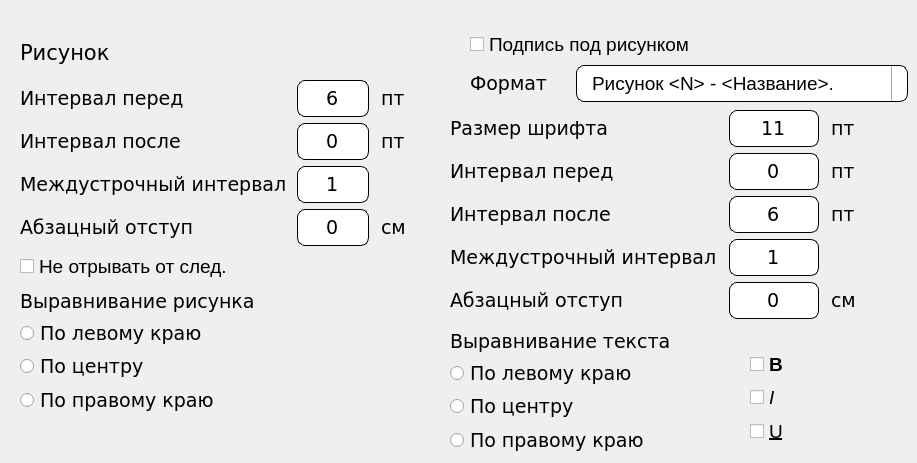
   <widget class="QWidget" name="tab_6">
    <attribute name="title">
     <string>Картинки</string>
    </attribute>
    <widget class="QWidget" name="gridLayoutWidget_46">
     <property name="geometry">
      <rect>
       <x>20</x>
       <y>30</y>
       <width>391</width>
       <height>251</height>
      </rect>
     </property>
     <layout class="QGridLayout" name="gridLayout_46">
      <item row="4" column="2">
       <widget class="QLabel" name="labelSettings_176">
        <property name="font">
         <font>
          <family>Verdana</family>
          <pointsize>14</pointsize>
          <weight>50</weight>
          <italic>false</italic>
          <bold>false</bold>
         </font>
        </property>
        <property name="mouseTracking">
         <bool>false</bool>
        </property>
        <property name="text">
         <string> см</string>
        </property>
       </widget>
      </item>
      <item row="0" column="0">
       <widget class="QLabel" name="labelSettings_179">
        <property name="font">
         <font>
          <family>Verdana</family>
          <pointsize>16</pointsize>
          <weight>50</weight>
          <italic>false</italic>
          <bold>false</bold>
         </font>
        </property>
        <property name="mouseTracking">
         <bool>false</bool>
        </property>
        <property name="text">
         <string>Рисунок</string>
        </property>
       </widget>
      </item>
      <item row="4" column="0">
       <widget class="QLabel" name="labelSettings_175">
        <property name="font">
         <font>
          <family>Verdana</family>
          <pointsize>14</pointsize>
          <weight>50</weight>
          <italic>false</italic>
          <bold>false</bold>
         </font>
        </property>
        <property name="mouseTracking">
         <bool>false</bool>
        </property>
        <property name="text">
         <string>Абзацный отступ</string>
        </property>
       </widget>
      </item>
      <item row="1" column="2">
       <widget class="QLabel" name="labelSettings_174">
        <property name="font">
         <font>
          <family>Verdana</family>
          <pointsize>14</pointsize>
          <weight>50</weight>
          <italic>false</italic>
          <bold>false</bold>
         </font>
        </property>
        <property name="mouseTracking">
         <bool>false</bool>
        </property>
        <property name="text">
         <string> пт </string>
        </property>
       </widget>
      </item>
      <item row="2" column="0">
       <widget class="QLabel" name="labelSettings_173">
        <property name="font">
         <font>
          <family>Verdana</family>
          <pointsize>14</pointsize>
          <weight>50</weight>
          <italic>false</italic>
          <bold>false</bold>
         </font>
        </property>
        <property name="mouseTracking">
         <bool>false</bool>
        </property>
        <property name="text">
         <string>Интервал после</string>
        </property>
       </widget>
      </item>
      <item row="1" column="1">
       <widget class="QLineEdit" name="LEPictureSpacingBefore">
        <property name="maximumSize">
         <size>
          <width>90</width>
          <height>37</height>
         </size>
        </property>
        <property name="font">
         <font>
          <family>Verdana</family>
          <pointsize>14</pointsize>
         </font>
        </property>
        <property name="styleSheet">
         <string notr="true">QLineEdit {
  border-radius: 8px;
  border: 1px solid black;
  padding: 5px 15px;
}

QLineEdit:focus {
  border: 1px solid yellow;
}

QLineEdit::placeholder {
  color: #767e89;
}</string>
        </property>
        <property name="text">
         <string>6</string>
        </property>
        <property name="alignment">
         <set>Qt::AlignCenter</set>
        </property>
       </widget>
      </item>
      <item row="3" column="0">
       <widget class="QLabel" name="labelSettings_167">
        <property name="font">
         <font>
          <family>Verdana</family>
          <pointsize>14</pointsize>
          <weight>50</weight>
          <italic>false</italic>
          <bold>false</bold>
         </font>
        </property>
        <property name="mouseTracking">
         <bool>false</bool>
        </property>
        <property name="text">
         <string>Междустрочный интервал </string>
        </property>
       </widget>
      </item>
      <item row="2" column="1">
       <widget class="QLineEdit" name="LEPictureSpacingAfter">
        <property name="maximumSize">
         <size>
          <width>90</width>
          <height>37</height>
         </size>
        </property>
        <property name="font">
         <font>
          <family>Verdana</family>
          <pointsize>14</pointsize>
         </font>
        </property>
        <property name="styleSheet">
         <string notr="true">QLineEdit {
  border-radius: 8px;
  border: 1px solid black;
  padding: 5px 15px;
}

QLineEdit:focus {
  border: 1px solid yellow;
}

QLineEdit::placeholder {
  color: #767e89;
}</string>
        </property>
        <property name="text">
         <string>0</string>
        </property>
        <property name="alignment">
         <set>Qt::AlignCenter</set>
        </property>
       </widget>
      </item>
      <item row="1" column="0">
       <widget class="QLabel" name="labelSettings_171">
        <property name="font">
         <font>
          <family>Verdana</family>
          <pointsize>14</pointsize>
          <weight>50</weight>
          <italic>false</italic>
          <bold>false</bold>
         </font>
        </property>
        <property name="mouseTracking">
         <bool>false</bool>
        </property>
        <property name="text">
         <string>Интервал перед </string>
        </property>
       </widget>
      </item>
      <item row="2" column="2">
       <widget class="QLabel" name="labelSettings_172">
        <property name="font">
         <font>
          <family>Verdana</family>
          <pointsize>14</pointsize>
          <weight>50</weight>
          <italic>false</italic>
          <bold>false</bold>
         </font>
        </property>
        <property name="mouseTracking">
         <bool>false</bool>
        </property>
        <property name="text">
         <string> пт </string>
        </property>
       </widget>
      </item>
      <item row="4" column="1">
       <widget class="QLineEdit" name="LEPicturetSpacingParagraph">
        <property name="maximumSize">
         <size>
          <width>90</width>
          <height>37</height>
         </size>
        </property>
        <property name="font">
         <font>
          <family>Verdana</family>
          <pointsize>14</pointsize>
         </font>
        </property>
        <property name="styleSheet">
         <string notr="true">QLineEdit {
  border-radius: 8px;
  border: 1px solid black;
  padding: 5px 15px;
}

QLineEdit:focus {
  border: 1px solid yellow;
}

QLineEdit::placeholder {
  color: #767e89;
}</string>
        </property>
        <property name="text">
         <string>0</string>
        </property>
        <property name="alignment">
         <set>Qt::AlignCenter</set>
        </property>
       </widget>
      </item>
      <item row="3" column="1">
       <widget class="QLineEdit" name="LEPictureSpacingBetween">
        <property name="maximumSize">
         <size>
          <width>90</width>
          <height>37</height>
         </size>
        </property>
        <property name="font">
         <font>
          <family>Verdana</family>
          <pointsize>14</pointsize>
         </font>
        </property>
        <property name="styleSheet">
         <string notr="true">QLineEdit {
  border-radius: 8px;
  border: 1px solid black;
  padding: 5px 15px;
}

QLineEdit:focus {
  border: 1px solid yellow;
}

QLineEdit::placeholder {
  color: #767e89;
}</string>
        </property>
        <property name="text">
         <string>1</string>
        </property>
        <property name="alignment">
         <set>Qt::AlignCenter</set>
        </property>
       </widget>
      </item>
      <item row="5" column="0">
       <widget class="QCheckBox" name="CBPictureNotSpacing">
        <property name="font">
         <font>
          <pointsize>14</pointsize>
          <weight>50</weight>
          <bold>false</bold>
         </font>
        </property>
        <property name="text">
         <string>Не отрывать от след.</string>
        </property>
       </widget>
      </item>
     </layout>
    </widget>
    <widget class="QWidget" name="verticalLayoutWidget_2">
     <property name="geometry">
      <rect>
       <x>470</x>
       <y>30</y>
       <width>438</width>
       <height>74</height>
      </rect>
     </property>
     <layout class="QVBoxLayout" name="verticalLayout_2">
      <item>
       <widget class="QCheckBox" name="CBPictureTitle">
        <property name="font">
         <font>
          <pointsize>14</pointsize>
          <weight>50</weight>
          <bold>false</bold>
         </font>
        </property>
        <property name="text">
         <string>Подпись под рисунком</string>
        </property>
       </widget>
      </item>
      <item>
       <layout class="QGridLayout" name="gridLayout_48">
        <item row="0" column="1">
         <widget class="QComboBox" name="CBPictureTitleFormat">
          <property name="maximumSize">
           <size>
            <width>350</width>
            <height>16777215</height>
           </size>
          </property>
          <property name="font">
           <font>
            <pointsize>14</pointsize>
            <weight>50</weight>
            <bold>false</bold>
           </font>
          </property>
          <property name="styleSheet">
           <string notr="true">QComboBox {
        border-radius: 8px;
        border: 1px solid black;
        padding: 5px 15px;
    }
    QComboBox::drop-down {
        subcontrol-origin: padding;
        subcontrol-position: top right;
        width: 15px;
        border-left-width: 1px;
        border-left-color: darkgray;
        border-left-style: solid; /* just a single line */
        border-top-right-radius: 3px; /* same radius as the QComboBox */
        border-bottom-right-radius: 3px;
    }
    QComboBox::down-arrow {
        image: url(down_arrow.png);
    }
    QComboBox:focus {
        border: 1px solid yellow;
    }
    QComboBox::placeholder {
        color: #767e89;
    }</string>
          </property>
          <item>
           <property name="text">
            <string>Рисунок &lt;N&gt; - &lt;Название&gt;.</string>
           </property>
          </item>
          <item>
           <property name="text">
            <string>&lt;Название&gt;.</string>
           </property>
          </item>
         </widget>
        </item>
        <item row="0" column="0">
         <widget class="QLabel" name="labelSettings_187">
          <property name="maximumSize">
           <size>
            <width>100</width>
            <height>16777215</height>
           </size>
          </property>
          <property name="font">
           <font>
            <family>Verdana</family>
            <pointsize>14</pointsize>
            <weight>50</weight>
            <italic>false</italic>
            <bold>false</bold>
           </font>
          </property>
          <property name="mouseTracking">
           <bool>false</bool>
          </property>
          <property name="text">
           <string>Формат</string>
          </property>
         </widget>
        </item>
       </layout>
      </item>
     </layout>
    </widget>
    <widget class="QWidget" name="layoutWidget_2">
     <property name="geometry">
      <rect>
       <x>450</x>
       <y>110</y>
       <width>436</width>
       <height>211</height>
      </rect>
     </property>
     <layout class="QGridLayout" name="gridLayout_49">
      <item row="3" column="0">
       <widget class="QLabel" name="labelSettings_188">
        <property name="font">
         <font>
          <family>Verdana</family>
          <pointsize>14</pointsize>
          <weight>50</weight>
          <italic>false</italic>
          <bold>false</bold>
         </font>
        </property>
        <property name="mouseTracking">
         <bool>false</bool>
        </property>
        <property name="text">
         <string>Междустрочный интервал </string>
        </property>
       </widget>
      </item>
      <item row="0" column="0">
       <widget class="QLabel" name="labelSettings_197">
        <property name="font">
         <font>
          <family>Verdana</family>
          <pointsize>14</pointsize>
          <weight>50</weight>
          <italic>false</italic>
          <bold>false</bold>
         </font>
        </property>
        <property name="mouseTracking">
         <bool>false</bool>
        </property>
        <property name="text">
         <string>Размер шрифта</string>
        </property>
       </widget>
      </item>
      <item row="0" column="1">
       <widget class="QLineEdit" name="LEPictureFontSize">
        <property name="maximumSize">
         <size>
          <width>90</width>
          <height>37</height>
         </size>
        </property>
        <property name="font">
         <font>
          <family>Verdana</family>
          <pointsize>14</pointsize>
         </font>
        </property>
        <property name="styleSheet">
         <string notr="true">QLineEdit {
  border-radius: 8px;
  border: 1px solid black;
  padding: 5px 15px;
}

QLineEdit:focus {
  border: 1px solid yellow;
}

QLineEdit::placeholder {
  color: #767e89;
}</string>
        </property>
        <property name="text">
         <string>11</string>
        </property>
        <property name="alignment">
         <set>Qt::AlignCenter</set>
        </property>
       </widget>
      </item>
      <item row="1" column="1">
       <widget class="QLineEdit" name="LEPictureTitleSpacingBefore">
        <property name="maximumSize">
         <size>
          <width>90</width>
          <height>37</height>
         </size>
        </property>
        <property name="font">
         <font>
          <family>Verdana</family>
          <pointsize>14</pointsize>
         </font>
        </property>
        <property name="styleSheet">
         <string notr="true">QLineEdit {
  border-radius: 8px;
  border: 1px solid black;
  padding: 5px 15px;
}

QLineEdit:focus {
  border: 1px solid yellow;
}

QLineEdit::placeholder {
  color: #767e89;
}</string>
        </property>
        <property name="text">
         <string>0</string>
        </property>
        <property name="alignment">
         <set>Qt::AlignCenter</set>
        </property>
       </widget>
      </item>
      <item row="2" column="1">
       <widget class="QLineEdit" name="LEPictureTitleSpacingAfter">
        <property name="maximumSize">
         <size>
          <width>90</width>
          <height>37</height>
         </size>
        </property>
        <property name="font">
         <font>
          <family>Verdana</family>
          <pointsize>14</pointsize>
         </font>
        </property>
        <property name="styleSheet">
         <string notr="true">QLineEdit {
  border-radius: 8px;
  border: 1px solid black;
  padding: 5px 15px;
}

QLineEdit:focus {
  border: 1px solid yellow;
}

QLineEdit::placeholder {
  color: #767e89;
}</string>
        </property>
        <property name="text">
         <string>6</string>
        </property>
        <property name="alignment">
         <set>Qt::AlignCenter</set>
        </property>
       </widget>
      </item>
      <item row="2" column="0">
       <widget class="QLabel" name="labelSettings_191">
        <property name="font">
         <font>
          <family>Verdana</family>
          <pointsize>14</pointsize>
          <weight>50</weight>
          <italic>false</italic>
          <bold>false</bold>
         </font>
        </property>
        <property name="mouseTracking">
         <bool>false</bool>
        </property>
        <property name="text">
         <string>Интервал после</string>
        </property>
       </widget>
      </item>
      <item row="2" column="2">
       <widget class="QLabel" name="labelSettings_190">
        <property name="font">
         <font>
          <family>Verdana</family>
          <pointsize>14</pointsize>
          <weight>50</weight>
          <italic>false</italic>
          <bold>false</bold>
         </font>
        </property>
        <property name="mouseTracking">
         <bool>false</bool>
        </property>
        <property name="text">
         <string> пт </string>
        </property>
       </widget>
      </item>
      <item row="1" column="0">
       <widget class="QLabel" name="labelSettings_189">
        <property name="font">
         <font>
          <family>Verdana</family>
          <pointsize>14</pointsize>
          <weight>50</weight>
          <italic>false</italic>
          <bold>false</bold>
         </font>
        </property>
        <property name="mouseTracking">
         <bool>false</bool>
        </property>
        <property name="text">
         <string>Интервал перед </string>
        </property>
       </widget>
      </item>
      <item row="1" column="2">
       <widget class="QLabel" name="labelSettings_192">
        <property name="font">
         <font>
          <family>Verdana</family>
          <pointsize>14</pointsize>
          <weight>50</weight>
          <italic>false</italic>
          <bold>false</bold>
         </font>
        </property>
        <property name="mouseTracking">
         <bool>false</bool>
        </property>
        <property name="text">
         <string> пт </string>
        </property>
       </widget>
      </item>
      <item row="4" column="0">
       <widget class="QLabel" name="labelSettings_193">
        <property name="font">
         <font>
          <family>Verdana</family>
          <pointsize>14</pointsize>
          <weight>50</weight>
          <italic>false</italic>
          <bold>false</bold>
         </font>
        </property>
        <property name="mouseTracking">
         <bool>false</bool>
        </property>
        <property name="text">
         <string>Абзацный отступ</string>
        </property>
       </widget>
      </item>
      <item row="3" column="1">
       <widget class="QLineEdit" name="LEPictureTitleSpacingBetween">
        <property name="maximumSize">
         <size>
          <width>90</width>
          <height>37</height>
         </size>
        </property>
        <property name="font">
         <font>
          <family>Verdana</family>
          <pointsize>14</pointsize>
         </font>
        </property>
        <property name="styleSheet">
         <string notr="true">QLineEdit {
  border-radius: 8px;
  border: 1px solid black;
  padding: 5px 15px;
}

QLineEdit:focus {
  border: 1px solid yellow;
}

QLineEdit::placeholder {
  color: #767e89;
}</string>
        </property>
        <property name="text">
         <string>1</string>
        </property>
        <property name="alignment">
         <set>Qt::AlignCenter</set>
        </property>
       </widget>
      </item>
      <item row="4" column="1">
       <widget class="QLineEdit" name="LEPictureTitleSpacingFirstLine">
        <property name="maximumSize">
         <size>
          <width>90</width>
          <height>37</height>
         </size>
        </property>
        <property name="font">
         <font>
          <family>Verdana</family>
          <pointsize>14</pointsize>
         </font>
        </property>
        <property name="styleSheet">
         <string notr="true">QLineEdit {
  border-radius: 8px;
  border: 1px solid black;
  padding: 5px 15px;
}

QLineEdit:focus {
  border: 1px solid yellow;
}

QLineEdit::placeholder {
  color: #767e89;
}</string>
        </property>
        <property name="text">
         <string>0</string>
        </property>
        <property name="alignment">
         <set>Qt::AlignCenter</set>
        </property>
       </widget>
      </item>
      <item row="4" column="2">
       <widget class="QLabel" name="labelSettings_194">
        <property name="font">
         <font>
          <family>Verdana</family>
          <pointsize>14</pointsize>
          <weight>50</weight>
          <italic>false</italic>
          <bold>false</bold>
         </font>
        </property>
        <property name="mouseTracking">
         <bool>false</bool>
        </property>
        <property name="text">
         <string> см</string>
        </property>
       </widget>
      </item>
      <item row="0" column="2">
       <widget class="QLabel" name="labelSettings_198">
        <property name="font">
         <font>
          <family>Verdana</family>
          <pointsize>14</pointsize>
          <weight>50</weight>
          <italic>false</italic>
          <bold>false</bold>
         </font>
        </property>
        <property name="mouseTracking">
         <bool>false</bool>
        </property>
        <property name="text">
         <string> пт </string>
        </property>
       </widget>
      </item>
     </layout>
    </widget>
    <widget class="QWidget" name="verticalLayoutWidget_8">
     <property name="geometry">
      <rect>
       <x>20</x>
       <y>290</y>
       <width>261</width>
       <height>124</height>
      </rect>
     </property>
     <layout class="QVBoxLayout" name="verticalLayout_9">
      <item>
       <widget class="QLabel" name="labelSettings_50">
        <property name="font">
         <font>
          <family>Verdana</family>
          <pointsize>14</pointsize>
          <weight>50</weight>
          <italic>false</italic>
          <bold>false</bold>
         </font>
        </property>
        <property name="mouseTracking">
         <bool>false</bool>
        </property>
        <property name="text">
         <string>Выравнивание рисунка</string>
        </property>
       </widget>
      </item>
      <item>
       <widget class="QRadioButton" name="RBPictureLeft">
        <property name="font">
         <font>
          <family>Verdana</family>
          <pointsize>14</pointsize>
         </font>
        </property>
        <property name="text">
         <string>По левому краю</string>
        </property>
       </widget>
      </item>
      <item>
       <widget class="QRadioButton" name="RBPictureMiddle">
        <property name="font">
         <font>
          <family>Verdana</family>
          <pointsize>14</pointsize>
         </font>
        </property>
        <property name="text">
         <string>По центру</string>
        </property>
       </widget>
      </item>
      <item>
       <widget class="QRadioButton" name="RBPictureRight">
        <property name="font">
         <font>
          <family>Verdana</family>
          <pointsize>14</pointsize>
         </font>
        </property>
        <property name="text">
         <string>По правому краю</string>
        </property>
       </widget>
      </item>
     </layout>
    </widget>
    <widget class="QWidget" name="verticalLayoutWidget_9">
     <property name="geometry">
      <rect>
       <x>450</x>
       <y>330</y>
       <width>261</width>
       <height>124</height>
      </rect>
     </property>
     <layout class="QVBoxLayout" name="verticalLayout_10">
      <item>
       <widget class="QLabel" name="labelSettings_51">
        <property name="font">
         <font>
          <family>Verdana</family>
          <pointsize>14</pointsize>
          <weight>50</weight>
          <italic>false</italic>
          <bold>false</bold>
         </font>
        </property>
        <property name="mouseTracking">
         <bool>false</bool>
        </property>
        <property name="text">
         <string>Выравнивание текста</string>
        </property>
       </widget>
      </item>
      <item>
       <widget class="QRadioButton" name="RBPictureTitleLeft">
        <property name="font">
         <font>
          <family>Verdana</family>
          <pointsize>14</pointsize>
         </font>
        </property>
        <property name="text">
         <string>По левому краю</string>
        </property>
       </widget>
      </item>
      <item>
       <widget class="QRadioButton" name="RBPictureTitleMiddle">
        <property name="font">
         <font>
          <family>Verdana</family>
          <pointsize>14</pointsize>
         </font>
        </property>
        <property name="text">
         <string>По центру</string>
        </property>
       </widget>
      </item>
      <item>
       <widget class="QRadioButton" name="RBPictureTitleRight">
        <property name="font">
         <font>
          <family>Verdana</family>
          <pointsize>14</pointsize>
         </font>
        </property>
        <property name="text">
         <string>По правому краю</string>
        </property>
       </widget>
      </item>
     </layout>
    </widget>
    <widget class="QWidget" name="gridLayoutWidget_18">
     <property name="geometry">
      <rect>
       <x>750</x>
       <y>350</y>
       <width>81</width>
       <height>95</height>
      </rect>
     </property>
     <layout class="QGridLayout" name="gridLayout_19">
      <item row="3" column="0">
       <widget class="QCheckBox" name="CBPictureTitleUnderline">
        <property name="font">
         <font>
          <pointsize>14</pointsize>
          <weight>50</weight>
          <bold>false</bold>
          <underline>true</underline>
         </font>
        </property>
        <property name="text">
         <string>U</string>
        </property>
       </widget>
      </item>
      <item row="2" column="0">
       <widget class="QCheckBox" name="CBPictureTitleItalic">
        <property name="font">
         <font>
          <pointsize>14</pointsize>
          <weight>50</weight>
          <italic>true</italic>
          <bold>false</bold>
         </font>
        </property>
        <property name="text">
         <string>I</string>
        </property>
       </widget>
      </item>
      <item row="1" column="0">
       <widget class="QCheckBox" name="CBPictureTitleBold">
        <property name="font">
         <font>
          <pointsize>14</pointsize>
          <weight>75</weight>
          <bold>true</bold>
         </font>
        </property>
        <property name="text">
         <string>B</string>
        </property>
       </widget>
      </item>
     </layout>
    </widget>
   </widget>
